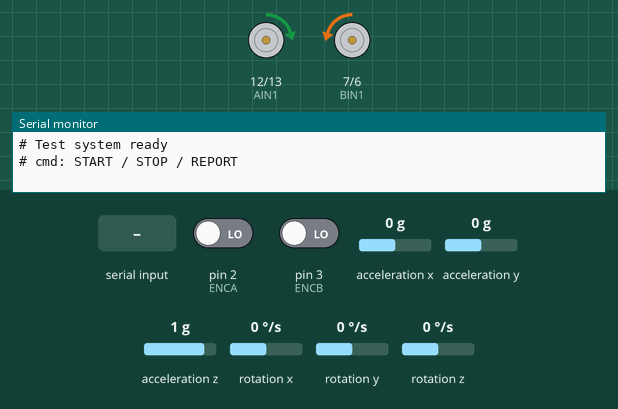
Simulated run of this sketch. Board: Arduino Uno, built with avr-gcc and run on an emulated ATmega328P. Shown: motor-driver pin pairs drawn as motors (green arrow = first pin HIGH = forward, orange = second pin HIGH = backward, longer = more drive, scaled by the enable pin), the last lines printed to the serial monitor. The test bench sets the inputs (shaded band); at power-on: acceleration y 0 g, acceleration x 0 g, acceleration z 1 g, pin 2 (ENCA) LOW, pin 3 (ENCB) LOW, rotation x 0 °/s, rotation y 0 °/s, rotation z 0 °/s.

Above: at 4.2 s.
4.3 s: acceleration y set to -1.4 g
At 4.9 s:
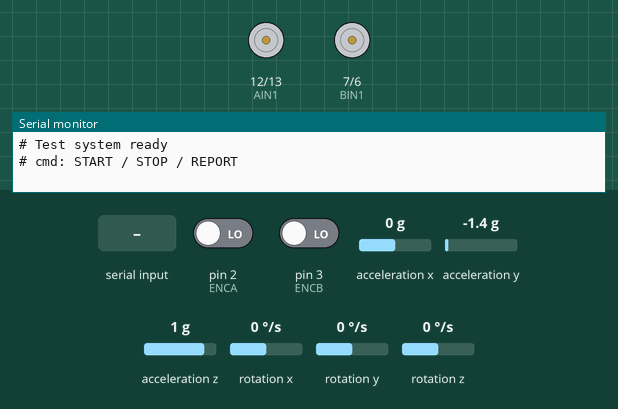
5.8 s: acceleration y set to 0 g
At 7.2 s:
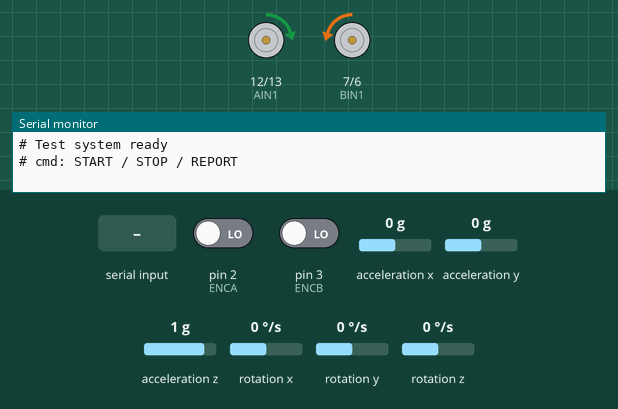
7.5 s: acceleration y set to 0.8 g
At 8.1 s:
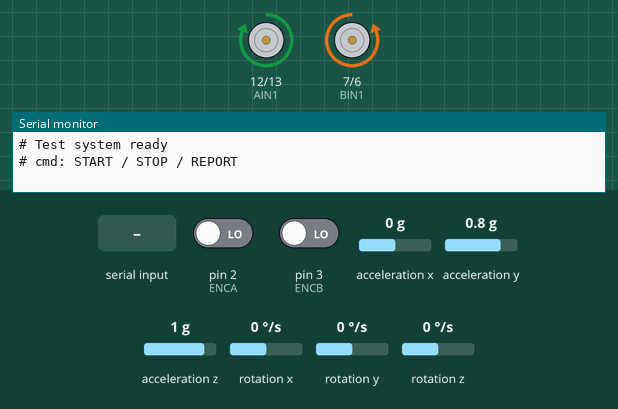
9.0 s: "START\n" received over Serial
10.5 s: acceleration x set to -1.4 g
At 11.3 s:
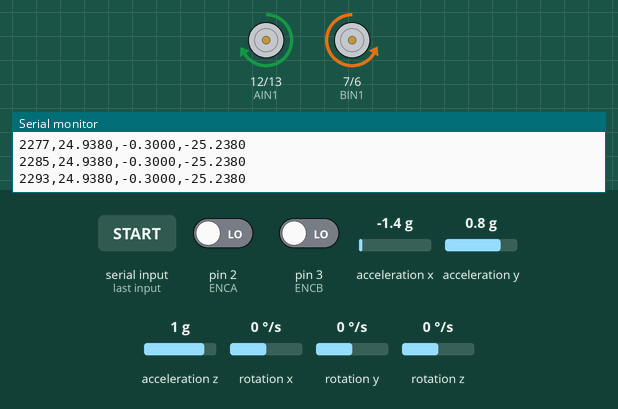
13.5 s: acceleration z set to -1.4 g
At 14.9 s:
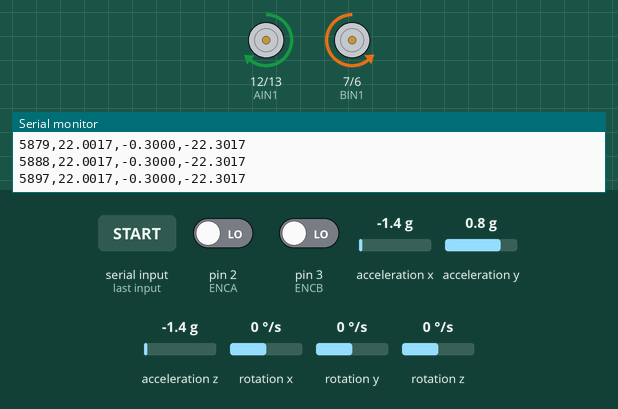
Timing chart, 0 to 16.1 s (numbered marks = the images above; inputs shaded):
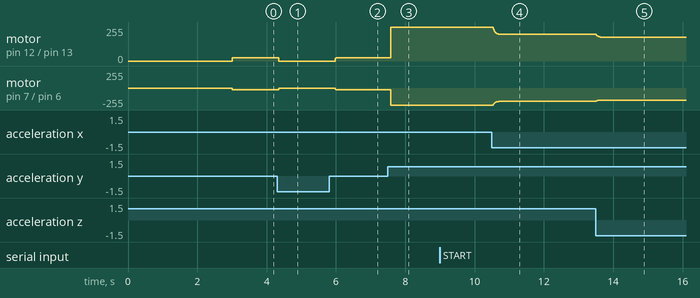

The sketch:

main.ino
```cpp
#include "Config.h"
#include "Motor.h"
#include "Encoder.h"
#include "Imu.h"
#include "Bt.h"
#include "Ultrasonic.h"
#include "PID.h"
#include "test.h"

// ===== definitions for extern =====
int PWM;
int PWM_A = 0;
int PWM_B = 0;
int SCA = Start_PWMA;
int SCB = Start_PWMB;
unsigned long lastSend = 0;
long AS, BS;
static uint32_t lastControlUs = 0;
static const uint32_t CONTROL_PERIOD_US = 5000; // 5ms = 5000us
static const uint32_t TEST_PERIOD_MS = 100;

void setup() {
  Serial.begin(115200);

  Encoder_init();
  Motor_Init();
  init_mpu();
  // ultra_init();
  btBegin();
  Test_Init();
  lastControlUs = micros();
}

void loop() {

//5ms loop
  uint32_t nowUs = micros();
  uint32_t nowMs = millis();
  if ((uint32_t)(nowUs - lastControlUs) >= CONTROL_PERIOD_US) {
    // 算控制 + 输出电机（这两句尽量保持轻量）
    PID_PWMcount(&PWM_A,&PWM_B);
    Wheel_drive(PWM_A,PWM_B, SCA, SCB);
  }

  if ((uint32_t)(nowMs - lastControlUs) >= TEST_PERIOD_MS) {
        // 防止累积漂移：按固定周期推进
    lastControlUs += TEST_PERIOD_MS;
    // === 读取 IMU ===
    float AngleX, AccX, GyX;
    get_dataX(AngleX, AccX, GyX);

    // === 测试模块 ===
    Test_Update(AngleX);
  }
  encoderSamplePulses(AS,BS,40);
  // ===== 2) 非实时任务：尽量别太耗时、别 delay =====
  // Bluetooth_Debug();

  // if (millis() - lastSend > 500) {
  //   lastSend = millis();
  //   sendTelemetry();
  // }
  Test_HandleSerial();
}
```

Bt.cpp
```cpp
#include "Bt.h"
#include <SoftwareSerial.h>

static SoftwareSerial BT(BT_RX, BT_TX);   // RX, TX

void btBegin() {
    BT.begin(9600);
}

bool btAvailable() {
    return BT.available();
}

char btRead() {
    return BT.read();
}

void btWrite(char c) {
    BT.write(c);
}

void btWriteString(const char* s) {
    BT.print(s);
}

void btWriteFloat(float f) {
    BT.print(f);
}
```

Bt.h
```cpp
#pragma once
#include "Config.h"

void btBegin();
bool btAvailable();
char btRead(); // read a bit
void btWrite(char c); // Send a bit
void btWriteString(const char* s);
void btWriteFloat(float f);
```

Encoder.cpp
```cpp
#include "Encoder.h"
#include <Arduino.h>

// ISR 会修改，必须 volatile
static volatile long pulse_countA = 0;
static volatile long pulse_countB = 0;

// 采样计时
static unsigned long lastSampleMs = 0;

void Encoder_init() {
  pinMode(ENCA, INPUT);
  pinMode(ENCB, INPUT);
  pinMode(PMA, INPUT);
  pinMode(PMB, INPUT);

  // 建议用 CHANGE 更细，但你原来用 RISING 也能用（分辨率更低）
  // attachInterrupt(digitalPinToInterrupt(ENCA), readEncoderA, CHANGE);
  // attachInterrupt(digitalPinToInterrupt(ENCB), readEncoderB, CHANGE);

  attachInterrupt(digitalPinToInterrupt(ENCA), readEncoderA, RISING);
  attachInterrupt(digitalPinToInterrupt(ENCB), readEncoderB, RISING);

  lastSampleMs = millis();
}

// 左轮（或电机A）编码器中断
void readEncoderA() {
  // 注意：你用 RISING 的话 a 永远是 HIGH（这一瞬间），其实不需要读 a
  // 方向判断靠另一相 b 就够了。为了保持你原逻辑，我保留写法。
  int a = digitalRead(ENCA);
  int b = digitalRead(PMA);
  if (a == b) pulse_countA++;   // forward
  else        pulse_countA--;   // backward
}

// 右轮（或电机B）编码器中断
void readEncoderB() {
  int a = digitalRead(ENCB);
  int b = digitalRead(PMB);
  if (a == b) pulse_countB++;   // forward
  else        pulse_countB--;   // backward
}

/**
 * @brief 固定时间窗采样：返回这段时间内左右轮脉冲数，并清零计数
 * @param pA 输出：A轮脉冲数（可正可负）
 * @param pB 输出：B轮脉冲数（可正可负）
 * @param window_ms 采样窗口（建议 40ms，或 20ms）
 * @return 是否到达采样时间窗
 */
bool encoderSamplePulses(long& pA, long& pB, uint16_t window_ms) {
  unsigned long now = millis();
  if ((uint16_t)(now - lastSampleMs) < window_ms) return false;

  noInterrupts();
  pA = -pulse_countA;
  pB = pulse_countB;
  pulse_countA = 0;
  pulse_countB = 0;
  interrupts();

  lastSampleMs = now;
  return true;
}

/**
 * @brief 固定时间窗采样：直接返回左右脉冲和（速度环常用）
 * @param sum 输出：pA + pB
 * @param window_ms 采样窗口（建议 40ms）
 * @return 是否到达采样时间窗
 */
bool encoderSampleSum(long& sum, uint16_t window_ms) {
  long a, b;
  if (!encoderSamplePulses(a, b, window_ms)) return false;
  sum = a + b;
  return true;
}

/**
 * @brief 仍保留 RPM 接口（可选），但平衡车速度环建议用脉冲数接口
 */
bool encoderSampleRPM(float& rpmA, float& rpmB) {
  const uint16_t window_ms = 10; // 你原来 10ms
  unsigned long now = millis();
  if ((uint16_t)(now - lastSampleMs) < window_ms) return false;

  long countA, countB;
  noInterrupts();
  countA = pulse_countA;
  countB = pulse_countB;
  pulse_countA = 0;
  pulse_countB = 0;
  interrupts();

  const float ticks_per_rev = pulses_per_rev * gear_ratio; // 输出轴一圈脉冲数
  float dt = (now - lastSampleMs) / 1000.0f;
  rpmA = (countA / ticks_per_rev) / dt * 60.0f;
  rpmB = (countB / ticks_per_rev) / dt * 60.0f;

  lastSampleMs = now;
  return true;
}

// #include "Encoder.h"
// #include <Arduino.h>

// // volatile 供中断修改
// static volatile long pulse_countA = 0;
// static volatile long pulse_countB = 0;

// static unsigned long lastTimeMs = 0;

// void Encoder_init(){
//   pinMode(ENCA, INPUT);
//   pinMode(ENCB, INPUT);
//   pinMode(PMA, INPUT);
//   pinMode(PMB, INPUT);
//   attachInterrupt(digitalPinToInterrupt(ENCA), readEncoderA, RISING);
//   attachInterrupt(digitalPinToInterrupt(ENCB), readEncoderB, RISING);
// }

// void readEncoderA() {
//   int a = digitalRead(ENCA);
//   int b = digitalRead(PMA);
//   if (a == b) pulse_countA++;   // forward
//   else pulse_countA--;         //backward
// }

// void readEncoderB() {
//   int a = digitalRead(ENCB);
//   int b = digitalRead(PMB);
//   if (a == b) pulse_countB++;   // forward
//   else pulse_countB--;         //backward
// }

// /*void Encoder_Get(){
//   if (millis() - lastTime >= 1000) {
//     noInterrupts();
//     long countA = pulse_countA;
//     long countB = pulse_countB;
//     pulse_countA = 0;
//     pulse_countB = 0;
//     interrupts();

//     rpmA = ((float)countA / (pulses_per_rev * gear_ratio)) * 280;
//     rpmB = ((float)countB / (pulses_per_rev * gear_ratio)) * 280;
//     Serial.print("SpeedA: ");
//     Serial.print(rpmA);
//     Serial.println(" RPM");
//     lastTime = millis();
//   }
// }*/

// bool encoderSampleRPM(float& rpmA, float& rpmB) {
//   if (millis() - lastTimeMs < 10) return false;

//   noInterrupts();
//   long countA = pulse_countA;
//   long countB = pulse_countB;
//   pulse_countA = 0;
//   pulse_countB = 0;
//   interrupts();

//   const float ticks_per_rev = pulses_per_rev * gear_ratio; // 输出轴一圈脉冲数
//   float dt = (millis() - lastTimeMs) / 1000.0;
//   rpmA = (countA / ticks_per_rev) / dt * 60.0;
//   rpmB = -(countB / ticks_per_rev) / dt * 60.0;


//   lastTimeMs = millis();
//   return true;
// }
```

Encoder.h
```cpp
#pragma once
#include "Config.h"

void Encoder_init();
bool encoderSampleSum(long& sum, uint16_t window_ms);
bool encoderSamplePulses(long& pA, long& pB, uint16_t window_ms);
bool encoderSampleRPM(float& rpmA, float& rpmB);

void readEncoderA();
void readEncoderB();
```

Imu.cpp
```cpp
#include "Imu.h"
#include <Wire.h>
#include <MPU6050_tockn.h>

static MPU6050 mpu(Wire);
static uint32_t lastPrintMs = 0;

void init_mpu(){
  Wire.begin();
  mpu.begin();
  mpu.calcGyroOffsets(-1.21, 0.74, 0.21);//need tuning
}

void get_angle(float &x, float &y, float &z){
  mpu.update();
  x=mpu.getAngleX();
  y=mpu.getAngleY();
  z=mpu.getAngleZ();
}

void get_acc(float &x, float &y, float &z){
  mpu.update();
  x=mpu.getAccX();
  y=mpu.getAccY();
  z=mpu.getAccZ();
}

void get_gyro(float &x, float &y, float &z){
  mpu.update();
  x=mpu.getGyroX();
  y=mpu.getGyroY();
  z=mpu.getGyroZ();
}

void get_dataX(float &Ang_x, float &Acc_x, float &Gyro_x){
  mpu.update();
  Ang_x=mpu.getAngleX();
  Acc_x=mpu.getAccX();
  Gyro_x=mpu.getGyroX();
}

void get_dataZ(float &Ang_z, float &Acc_z, float &Gyro_z){
  mpu.update();
  Ang_z=mpu.getAngleZ();
  Acc_z=mpu.getAccZ();
  Gyro_z=mpu.getGyroZ();
}


bool imuPollAndPrint() {
  mpu.update();
  uint32_t now = millis();
  if (now - lastPrintMs < 1000) return false;

  lastPrintMs = now;
  Serial.print("angleX: "); Serial.print(mpu.getAngleX());
  // Serial.print("  AccX: ");  Serial.print(mpu.getAccX());
  // Serial.print("  GyroX: "); Serial.println(mpu.getGyroX());
  return true;
}
```

Imu.h
```cpp
#pragma once
#include "Config.h"

void init_mpu();
void get_angle(float &x, float &y, float &z);
void get_acc(float &x, float &y, float &z);
void get_gyro(float &x, float &y, float &z);
void get_dataX(float &Ang_x, float &Acc_x, float &Gyro_x);
void get_dataZ(float &Ang_z, float &Acc_z, float &Gyro_z);
bool imuPollAndPrint();
```

Motor.cpp
```cpp
#include "Motor.h"
#include <Arduino.h>

void Motor_Init(){
  pinMode(AIN1, OUTPUT);
  pinMode(AIN2, OUTPUT);
  pinMode(BIN1, OUTPUT);
  pinMode(BIN2, OUTPUT);
  pinMode(PWMA, OUTPUT);
  pinMode(PWMB, OUTPUT);

}

// void serial_Debug(){
//   while(Serial.available()){
//     char Receive_Char = Serial.read();//use keyboard to test
//     switch(Receive_Char){
//       case '1' : PWM++; break;
//       case '2' : PWM--; break;
//       case '0' : PWM = 0; break;
//       case '3' : PWM = 245; break;
//       case '4' : PWM = -245; break;
//     }
//   }
  // Serial.print("PWM:"); Serial.println(PWM);
// }

static void MOTOR_logic(int P1, int P2, int PWM_pin, int pwmx, int SC){
  pwmx = constrain(pwmx, (-255+SC), (255-SC)); //set limit


  if (pwmx == 0){
    digitalWrite(P1, HIGH);
    digitalWrite(P2, HIGH);
    analogWrite(PWM_pin, 0);
  }

  if (pwmx > 0){ //forward rotation
    digitalWrite(P1, LOW);
    digitalWrite(P2, HIGH);
    analogWrite(PWM_pin, pwmx+SC);
  }

   if (pwmx < 0){ //backward rotation
    digitalWrite(P1, HIGH);
    digitalWrite(P2, LOW);
    analogWrite(PWM_pin, -(pwmx-SC));
  }
}

void Wheel_drive(int pwm_a, int pwm_b, int SCA, int SCB){
  MOTOR_logic(AIN1, AIN2, PWMA, pwm_a, SCA);
  // MOTOR_logic(BIN1, BIN2, PWMB, -pwm);//two wheels are opposite, use negative value here
  MOTOR_logic(BIN1, BIN2, PWMB, -pwm_b, SCB);
}
```

Motor.h
```cpp
#pragma once
#include "Config.h"

void Motor_Init();
// void serial_Debug();
void Wheel_drive(int pwm_a, int pwm_b, int SCA, int SCB);
```

PID.cpp
```cpp
#include "PID.h"
#include "Imu.h"
#include "Bt.h"
#include <math.h>
#include "Encoder.h"

#define ANGLE_DIR   (+1)
#define GYRO_DIR    (+1)
#define PWM_DIR     (+1)

// ===== smoothing & limits =====
static const float dt_ctrl = 0.005f;   // 5ms
static float gyro_lp = 0.0f;           // filtered gyro for D
static float angle_lp = 0.0f;          // filtered angle
static const float a_angle = 0.85f;    // angle LPF (0.8~0.95)
static const float a_gyro  = 0.7f;     // gyro LPF  (0.6~0.85)

// speed PI behavior like “平衡小车之家”
static const float ENC_LPF_A = 0.7f;   // like their Encoder=0.7*Encoder+0.3*Least
static const float ENC_LPF_B = 0.3f;
static const float I_LIM = 8000.0f;    // try 3000~21000
static const float I_RELEASE_THRESH = 300.0f;
static const float I_RELEASE_STEP   = 200.0f;

// pwm limit like theirs
static const int PWM_MAX = 250;

// motor deadband compensation (needs tuning)
static const int PWM_DEADBAND = 0;    // try 15~35

//pid parameter
static float Kp_angle = -7;
static float Kd_angle = -0.2;
static float Kp_speed = -1.5;//-3.0f;
static float Ki_speed = Kp_speed/200;//0.005f;
// IMU
static float AngleX, AccX, GyX;
static float AngleZ, AccZ, GyZ;
static float Balance_Angle = -2.3f;

static float gyro_f = 0.0f, angle_f = 0.0f;
static float beta = 0.7f;

static long Target_speed = 0;

static float Encoder = 0.0f;
static float Encoder_Integral = 0.0f;
static int Velocity_Pwm = 0;

//turning
static float Kp_turn = 0;
static float Kd_turn = 0;
static float turn_cmd = 0.0f;
static const float TURN_CMD = 40.0f;
static const float TURN_PWM_MAX = 100.0f;

static inline int balance_pd(float angle_meas, float gyro_meas)
{
    float Bias = angle_meas - Balance_Angle;
    float out  = Kp_angle * Bias + Kd_angle * gyro_meas;
    return (int)out;
}

static inline int velocity_pi_update(long speed_pulses_40ms, long target_pulses_40ms)
{
    float Encoder_Least = (float)(speed_pulses_40ms - target_pulses_40ms);

    // 1st-order LPF like their code
    // Encoder = ENC_LPF_A * Encoder + ENC_LPF_B * Encoder_Least;
    Encoder = Encoder_Least;
    // integral (40ms step)
    Encoder_Integral += Encoder;

    // // if target is zero, quickly discharge integral (prevents standstill dithering)
    // if (target_pulses_40ms == 0) {
    //     if (Encoder_Integral > I_RELEASE_THRESH)  Encoder_Integral -= I_RELEASE_STEP;
    //     if (Encoder_Integral < -I_RELEASE_THRESH) Encoder_Integral += I_RELEASE_STEP;
    // }

    // integral limit (wider than ±300)
    Encoder_Integral = constrain(Encoder_Integral, -I_LIM, I_LIM);

    float out = Kp_speed * Encoder + Ki_speed * Encoder_Integral;
    return (int)out;
}


static inline int turn_pd(float gyro_z)
{

    float out = (-Kp_turn * turn_cmd) + (Kd_turn * gyro_z);

    //limit
    out = constrain(out, -TURN_PWM_MAX, TURN_PWM_MAX);
    return (int)out;
}

// static inline int apply_deadband(int pwm)
// {
//     if (pwm == 0) return 0;
//     if (pwm > 0)  return (pwm < PWM_DEADBAND) ? PWM_DEADBAND : pwm;
//     else          return (pwm > -PWM_DEADBAND) ? -PWM_DEADBAND : pwm;
// }

void PID_PWMcount(int *pwmL, int *pwmR)
{
    get_dataX(AngleX, AccX, GyX);
    get_dataZ(AngleZ, AccZ, GyZ);

    float gyro_raw  = (float)GYRO_DIR  * GyX;
    float angle_raw = (float)ANGLE_DIR * AngleX;

    angle_lp = a_angle * angle_lp + (1.0f - a_angle) * angle_raw;
    // gyro_lp  = a_gyro  * gyro_lp  + (1.0f - a_gyro ) * gyro_raw;

    angle_f = angle_lp;
    gyro_f  = gyro_raw;

    int Balance_Pwm = balance_pd(angle_f, gyro_f);

    long sumPulses40ms = 0;
    if (encoderSampleSum(sumPulses40ms, 40)) {
        Velocity_Pwm = velocity_pi_update(sumPulses40ms, Target_speed);
    }

    int Motor = Balance_Pwm - Velocity_Pwm;
    int TurnPWM = turn_pd(GyZ);

    if (fabsf(angle_f) > 40.0f) {
        Encoder_Integral = 0.0f;
        Velocity_Pwm = 0;
        *pwmL = 0;
        *pwmR = 0;
        return;
    }
    // Serial.println(Velocity_Pwm);
    int left  = Motor + TurnPWM;
    int right = Motor - TurnPWM;

    left  = PWM_DIR * left;
    right = PWM_DIR * right;

    left  = constrain(left,  -PWM_MAX, PWM_MAX);
    right = constrain(right, -PWM_MAX, PWM_MAX);

    // // compensate deadband (helps stop micro-oscillation)
    // left  = apply_deadband(left);
    // right = apply_deadband(right);


    *pwmL = (int)left;
    *pwmR = (int)right;
}

void Bluetooth_Debug(){
    while (btAvailable()){
        char Receive = btRead();
        // Serial.println(Balance_Angle);
        // Serial.println(Receive);
        if (Receive == '\n' || Receive == '\r') continue;
        switch (Receive){
            case '1': Balance_Angle += 0.1;break;
            case '2': Balance_Angle -= 0.1;break;
            case '3':Kp_speed += 0.05 ;break;
            case '4':Kp_speed -= 0.05 ;break;
            case '5':Ki_speed += 0.05 ;break;
            case '6':Ki_speed -= 0.05 ;break;
            case '7': Kd_angle += 0.02;break;
            case '8': Kd_angle -= 0.02;break;
            case 'S': Balance_Angle = -0.3, turn_cmd = 0.0f;break;
            case 'F': Balance_Angle = -7;break;
            case 'B': Balance_Angle = 7;break;
            case 'L': turn_cmd = -TURN_CMD;break;
            case 'R': turn_cmd = +TURN_CMD;break;
            case '9': sendTelemetry();break;
        }

    }
}

void sendTelemetry() {
    // send datat to app
    btWriteString("ANGLE:");
    btWriteFloat(AngleX);

    btWriteString(";SPEED:");
    btWriteFloat(Velocity_Pwm);

    btWriteString(";KP:");
    btWriteFloat(Kp_speed);

    btWriteString(";KI:");
    btWriteFloat(Ki_speed);

    btWriteString(";KD:");
    btWriteFloat(Kd_angle);

    btWriteString(";BalAng:");
    btWriteFloat(Balance_Angle);

    btWriteString(";\n");
}
```

PID.h
```cpp
#pragma once
#include "Config.h"

static inline int balance_pd(float angle_meas, float gyro_meas);
static inline int velocity_pi_update(long speed_pulses_40ms, long target_pulses_40ms);
static inline int turn_pd(float gyro_z);
// static inline int apply_deadband(int pwm);
void PID_PWMcount(int *pwmL, int *pwmR);
// void get_datax(float &angX, float &accX, float &gyroX);
void Bluetooth_Debug();
void sendTelemetry();
```

Ultrasonic.cpp
```cpp
#include "Ultrasonic.h"

void ultra_init() {
    pinMode(Trig, OUTPUT);
    pinMode(Echo, INPUT);
}

float GetDistance() {
    // trigger 10µs
    digitalWrite(Trig, LOW);
    delayMicroseconds(2);
    digitalWrite(Trig, HIGH);
    delayMicroseconds(10);
    digitalWrite(Trig, LOW);

    // read
    long duration = pulseIn(Echo, HIGH, 30000);   // 30ms overtime

    if (duration == 0) {
        return -1.0; // overtime
    }

    float distance_cm = duration * 0.034f / 2.0f;
    return distance_cm;
}
```

Ultrasonic.h
```cpp
#pragma once
#include "Config.h"

void ultra_init();
float GetDistance();
```

test.cpp
```cpp
#include "test.h"

// ================= 配置 =================
#define TEST_BAUD 9600

// ================= 状态 =================
static bool testRunning = false;

static uint32_t startTime = 0;


static double sumSq = 0.0;
static uint32_t sampleCount = 0;


static float thetaRef = -0.3f;   // 先写死，后面可改成 extern

void Test_Init() {
  Serial.println(F("# Test system ready"));
  Serial.println(F("# cmd: START / STOP / REPORT"));
}

static void printHeader() {
  Serial.println(F("t_ms,AngleX_deg,thetaRef_deg,err_deg"));
}

static void startTest() {
  testRunning = true;

  startTime = millis();
  sumSq = 0.0;
  sampleCount = 0;

  printHeader();

  Serial.println(F("# TEST START"));
}

static void stopTest() {
  testRunning = false;
  Serial.println(F("# TEST STOP"));
}

static void reportTest() {
  if (sampleCount == 0) {
    Serial.println(F("# No data"));
    return;
  }

  double rms = sqrt(sumSq / sampleCount);

  Serial.print(F("# RMS(deg) = "));
  Serial.println(rms, 6);
}

void Test_Update(float angleX) {

  if (!testRunning) return;

  uint32_t t = millis() - startTime;

  float err = thetaRef - angleX;

  sumSq += (double)err * (double)err;
  sampleCount++;

  Serial.print(t);
  Serial.print(',');
  Serial.print(angleX, 4);
  Serial.print(',');
  Serial.print(thetaRef, 4);
  Serial.print(',');
  Serial.println(err, 4);
}

void Test_HandleSerial() {

  if (!Serial.available()) return;

  String cmd = Serial.readStringUntil('\n');
  cmd.trim();
  cmd.toUpperCase();

  if (cmd == "START") {
    startTest();
  }
  else if (cmd == "STOP") {
    stopTest();
  }
  else if (cmd == "REPORT") {
    reportTest();
  }
  else {
    Serial.println(F("# Unknown cmd"));
  }
}
```

test.h
```cpp
#ifndef TEST_H
#define TEST_H

#include <Arduino.h>

// 初始化测试模块
void Test_Init();

// 在 5ms 控制环里调用
void Test_Update(float angleX);

// 串口命令处理（start / stop / report）
void Test_HandleSerial();

#endif
```

Source omitted: Config.h (907 bytes)

Measured:
- after the input at 4.3 s, motor on pin 12 (AIN1) / pin 13 (AIN2): forward 25/255 → stopped after 0.05 s; motor on pin 7 (BIN1) / pin 6 (BIN2): backward 26/255 → stopped after 0.05 s
- after the input at 5.8 s, motor on pin 12 (AIN1) / pin 13 (AIN2): stopped → forward 24/255 after 0.17 s, → forward 25/255 0.14 s later; motor on pin 7 (BIN1) / pin 6 (BIN2): stopped → backward 25/255 after 0.17 s, → backward 26/255 0.14 s later
- after the input at 7.5 s, motor on pin 12 (AIN1) / pin 13 (AIN2): forward 25/255 → forward 255/255 after 0.08 s; motor on pin 7 (BIN1) / pin 6 (BIN2): backward 26/255 → backward 255/255 after 0.08 s
- after the input at 10.5 s, motor on pin 12 (AIN1) / pin 13 (AIN2): moves from forward 255/255 to forward 199/255 over 0.26 s, starting at once; motor on pin 7 (BIN1) / pin 6 (BIN2): moves from backward 255/255 to backward 200/255 over 0.26 s, starting at once
- after the input at 13.5 s, motor on pin 12 (AIN1) / pin 13 (AIN2): moves from forward 199/255 to forward 179/255 over 0.16 s, starting at once; motor on pin 7 (BIN1) / pin 6 (BIN2): moves from backward 200/255 to backward 180/255 over 0.16 s, starting at once
